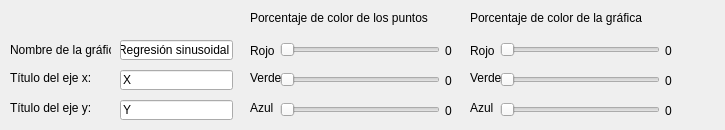
      <widget class="QWidget" name="tab_15">
       <attribute name="title">
        <string>Sinusoidal</string>
       </attribute>
       <widget class="QSlider" name="siverde">
        <property name="geometry">
         <rect>
          <x>280</x>
          <y>70</y>
          <width>160</width>
          <height>19</height>
         </rect>
        </property>
        <property name="maximum">
         <number>100</number>
        </property>
        <property name="orientation">
         <enum>Qt::Horizontal</enum>
        </property>
       </widget>
       <widget class="QLabel" name="label_105">
        <property name="geometry">
         <rect>
          <x>10</x>
          <y>100</y>
          <width>121</width>
          <height>16</height>
         </rect>
        </property>
        <property name="text">
         <string>Título del eje y: </string>
        </property>
       </widget>
       <widget class="QLineEdit" name="nsin">
        <property name="geometry">
         <rect>
          <x>120</x>
          <y>40</y>
          <width>113</width>
          <height>20</height>
         </rect>
        </property>
        <property name="text">
         <string>Regresión sinusoidal</string>
        </property>
       </widget>
       <widget class="QLineEdit" name="ysin">
        <property name="geometry">
         <rect>
          <x>120</x>
          <y>100</y>
          <width>113</width>
          <height>20</height>
         </rect>
        </property>
        <property name="text">
         <string>Y</string>
        </property>
       </widget>
       <widget class="QLabel" name="label_115">
        <property name="geometry">
         <rect>
          <x>250</x>
          <y>40</y>
          <width>31</width>
          <height>21</height>
         </rect>
        </property>
        <property name="text">
         <string>Rojo</string>
        </property>
       </widget>
       <widget class="QLabel" name="label_116">
        <property name="geometry">
         <rect>
          <x>10</x>
          <y>70</y>
          <width>101</width>
          <height>16</height>
         </rect>
        </property>
        <property name="text">
         <string>Título del eje x: </string>
        </property>
       </widget>
       <widget class="QLabel" name="label_117">
        <property name="geometry">
         <rect>
          <x>10</x>
          <y>40</y>
          <width>101</width>
          <height>20</height>
         </rect>
        </property>
        <property name="text">
         <string>Nombre de la gráfica: </string>
        </property>
       </widget>
       <widget class="QLineEdit" name="xsin">
        <property name="geometry">
         <rect>
          <x>120</x>
          <y>70</y>
          <width>113</width>
          <height>20</height>
         </rect>
        </property>
        <property name="text">
         <string>X</string>
        </property>
       </widget>
       <widget class="QLabel" name="label_118">
        <property name="geometry">
         <rect>
          <x>250</x>
          <y>70</y>
          <width>31</width>
          <height>16</height>
         </rect>
        </property>
        <property name="text">
         <string>Verde</string>
        </property>
       </widget>
       <widget class="QLabel" name="azulse">
        <property name="geometry">
         <rect>
          <x>665</x>
          <y>100</y>
          <width>51</width>
          <height>21</height>
         </rect>
        </property>
        <property name="text">
         <string>0</string>
        </property>
       </widget>
       <widget class="QSlider" name="siazul">
        <property name="geometry">
         <rect>
          <x>280</x>
          <y>100</y>
          <width>160</width>
          <height>19</height>
         </rect>
        </property>
        <property name="maximum">
         <number>100</number>
        </property>
        <property name="orientation">
         <enum>Qt::Horizontal</enum>
        </property>
       </widget>
       <widget class="QSlider" name="severde">
        <property name="geometry">
         <rect>
          <x>500</x>
          <y>70</y>
          <width>160</width>
          <height>19</height>
         </rect>
        </property>
        <property name="maximum">
         <number>100</number>
        </property>
        <property name="orientation">
         <enum>Qt::Horizontal</enum>
        </property>
       </widget>
       <widget class="QSlider" name="seazul">
        <property name="geometry">
         <rect>
          <x>500</x>
          <y>100</y>
          <width>160</width>
          <height>19</height>
         </rect>
        </property>
        <property name="maximum">
         <number>100</number>
        </property>
        <property name="orientation">
         <enum>Qt::Horizontal</enum>
        </property>
       </widget>
       <widget class="QLabel" name="rojosi">
        <property name="geometry">
         <rect>
          <x>445</x>
          <y>40</y>
          <width>21</width>
          <height>21</height>
         </rect>
        </property>
        <property name="text">
         <string>0</string>
        </property>
       </widget>
       <widget class="QLabel" name="label_119">
        <property name="geometry">
         <rect>
          <x>470</x>
          <y>70</y>
          <width>31</width>
          <height>16</height>
         </rect>
        </property>
        <property name="text">
         <string>Verde</string>
        </property>
       </widget>
       <widget class="QLabel" name="label_120">
        <property name="geometry">
         <rect>
          <x>470</x>
          <y>100</y>
          <width>31</width>
          <height>16</height>
         </rect>
        </property>
        <property name="text">
         <string>Azul</string>
        </property>
       </widget>
       <widget class="QLabel" name="label_121">
        <property name="geometry">
         <rect>
          <x>470</x>
          <y>40</y>
          <width>31</width>
          <height>21</height>
         </rect>
        </property>
        <property name="text">
         <string>Rojo</string>
        </property>
       </widget>
       <widget class="QSlider" name="serojo">
        <property name="geometry">
         <rect>
          <x>500</x>
          <y>40</y>
          <width>160</width>
          <height>19</height>
         </rect>
        </property>
        <property name="maximum">
         <number>100</number>
        </property>
        <property name="orientation">
         <enum>Qt::Horizontal</enum>
        </property>
       </widget>
       <widget class="QLabel" name="verdesi">
        <property name="geometry">
         <rect>
          <x>445</x>
          <y>70</y>
          <width>21</width>
          <height>21</height>
         </rect>
        </property>
        <property name="text">
         <string>0</string>
        </property>
       </widget>
       <widget class="QLabel" name="verdese">
        <property name="geometry">
         <rect>
          <x>665</x>
          <y>70</y>
          <width>51</width>
          <height>21</height>
         </rect>
        </property>
        <property name="text">
         <string>0</string>
        </property>
       </widget>
       <widget class="QLabel" name="rojose">
        <property name="geometry">
         <rect>
          <x>665</x>
          <y>40</y>
          <width>51</width>
          <height>21</height>
         </rect>
        </property>
        <property name="text">
         <string>0</string>
        </property>
       </widget>
       <widget class="QLabel" name="label_122">
        <property name="geometry">
         <rect>
          <x>470</x>
          <y>10</y>
          <width>201</width>
          <height>16</height>
         </rect>
        </property>
        <property name="text">
         <string>Porcentaje de color de la gráfica</string>
        </property>
       </widget>
       <widget class="QLabel" name="label_123">
        <property name="geometry">
         <rect>
          <x>250</x>
          <y>100</y>
          <width>31</width>
          <height>16</height>
         </rect>
        </property>
        <property name="text">
         <string>Azul</string>
        </property>
       </widget>
       <widget class="QLabel" name="azulsi">
        <property name="geometry">
         <rect>
          <x>445</x>
          <y>100</y>
          <width>21</width>
          <height>21</height>
         </rect>
        </property>
        <property name="text">
         <string>0</string>
        </property>
       </widget>
       <widget class="QLabel" name="label_124">
        <property name="geometry">
         <rect>
          <x>250</x>
          <y>10</y>
          <width>201</width>
          <height>16</height>
         </rect>
        </property>
        <property name="text">
         <string>Porcentaje de color de los puntos</string>
        </property>
       </widget>
       <widget class="QSlider" name="sirojo">
        <property name="geometry">
         <rect>
          <x>280</x>
          <y>40</y>
          <width>160</width>
          <height>19</height>
         </rect>
        </property>
        <property name="maximum">
         <number>100</number>
        </property>
        <property name="orientation">
         <enum>Qt::Horizontal</enum>
        </property>
       </widget>
      </widget>
